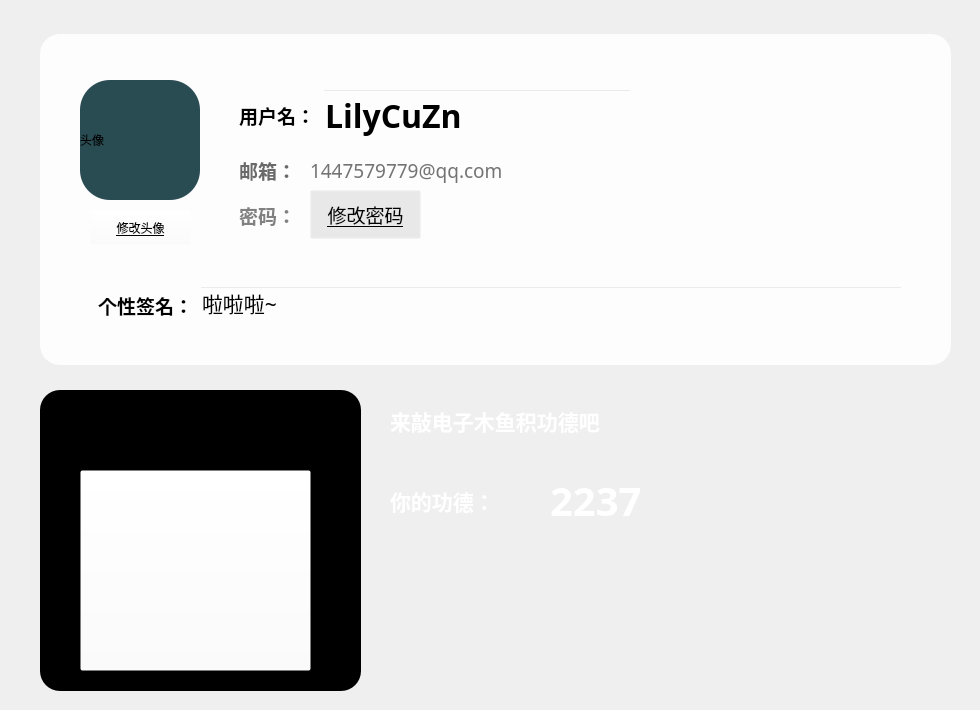
     <widget class="QWidget" name="page_4">
      <widget class="QFrame" name="frame_17">
       <property name="geometry">
        <rect>
         <x>30</x>
         <y>20</y>
         <width>941</width>
         <height>681</height>
        </rect>
       </property>
       <property name="styleSheet">
        <string notr="true">background-color: rgba(255, 255, 255, 0);</string>
       </property>
       <property name="frameShape">
        <enum>QFrame::StyledPanel</enum>
       </property>
       <property name="frameShadow">
        <enum>QFrame::Raised</enum>
       </property>
       <widget class="QFrame" name="frame_motto_1">
        <property name="geometry">
         <rect>
          <x>50</x>
          <y>230</y>
          <width>841</width>
          <height>111</height>
         </rect>
        </property>
        <property name="styleSheet">
         <string notr="true"/>
        </property>
        <layout class="QVBoxLayout" name="verticalLayout_5">
         <item>
          <widget class="QFrame" name="frame_motto">
           <property name="sizePolicy">
            <sizepolicy hsizetype="Preferred" vsizetype="Expanding">
             <horstretch>0</horstretch>
             <verstretch>1</verstretch>
            </sizepolicy>
           </property>
           <layout class="QHBoxLayout" name="horizontalLayout_17">
            <item>
             <widget class="QLabel" name="label_My_name_3">
              <property name="sizePolicy">
               <sizepolicy hsizetype="Expanding" vsizetype="Preferred">
                <horstretch>1</horstretch>
                <verstretch>0</verstretch>
               </sizepolicy>
              </property>
              <property name="font">
               <font>
                <family>微软雅黑</family>
                <pointsize>14</pointsize>
                <weight>75</weight>
                <italic>false</italic>
                <bold>true</bold>
               </font>
              </property>
              <property name="styleSheet">
               <string notr="true"/>
              </property>
              <property name="text">
               <string>个性签名：</string>
              </property>
             </widget>
            </item>
            <item>
             <widget class="QLineEdit" name="lineEdit_modify_motto">
              <property name="sizePolicy">
               <sizepolicy hsizetype="Expanding" vsizetype="Fixed">
                <horstretch>8</horstretch>
                <verstretch>0</verstretch>
               </sizepolicy>
              </property>
              <property name="font">
               <font>
                <family>微软雅黑</family>
                <pointsize>16</pointsize>
               </font>
              </property>
              <property name="text">
               <string>啦啦啦~</string>
              </property>
             </widget>
            </item>
           </layout>
          </widget>
         </item>
        </layout>
       </widget>
       <widget class="QLabel" name="label_user_avatar">
        <property name="geometry">
         <rect>
          <x>50</x>
          <y>60</y>
          <width>120</width>
          <height>120</height>
         </rect>
        </property>
        <property name="styleSheet">
         <string notr="true">border-radius:30px;
background-color: rgb(41, 75, 82);</string>
        </property>
        <property name="text">
         <string>头像</string>
        </property>
       </widget>
       <widget class="QPushButton" name="pushButton_modify_avatar">
        <property name="geometry">
         <rect>
          <x>60</x>
          <y>190</y>
          <width>101</width>
          <height>35</height>
         </rect>
        </property>
        <property name="minimumSize">
         <size>
          <width>0</width>
          <height>35</height>
         </size>
        </property>
        <property name="styleSheet">
         <string notr="true">font: 12pt &quot;微软雅黑&quot;;
text-decoration: underline;</string>
        </property>
        <property name="text">
         <string>修改头像</string>
        </property>
       </widget>
       <widget class="QFrame" name="frame_name">
        <property name="geometry">
         <rect>
          <x>200</x>
          <y>60</y>
          <width>411</width>
          <height>71</height>
         </rect>
        </property>
        <layout class="QHBoxLayout" name="horizontalLayout_15">
         <item>
          <widget class="QLabel" name="label_My_name">
           <property name="sizePolicy">
            <sizepolicy hsizetype="Expanding" vsizetype="Preferred">
             <horstretch>1</horstretch>
             <verstretch>0</verstretch>
            </sizepolicy>
           </property>
           <property name="font">
            <font>
             <family>微软雅黑</family>
             <pointsize>14</pointsize>
             <weight>75</weight>
             <bold>true</bold>
            </font>
           </property>
           <property name="styleSheet">
            <string notr="true"/>
           </property>
           <property name="text">
            <string>用户名：</string>
           </property>
          </widget>
         </item>
         <item>
          <widget class="QLineEdit" name="lineEdit_modify_name">
           <property name="sizePolicy">
            <sizepolicy hsizetype="Expanding" vsizetype="Fixed">
             <horstretch>4</horstretch>
             <verstretch>0</verstretch>
            </sizepolicy>
           </property>
           <property name="font">
            <font>
             <family>微软雅黑</family>
             <pointsize>24</pointsize>
             <weight>75</weight>
             <bold>true</bold>
            </font>
           </property>
           <property name="text">
            <string>LilyCuZn</string>
           </property>
          </widget>
         </item>
        </layout>
       </widget>
       <widget class="QFrame" name="frame_email">
        <property name="geometry">
         <rect>
          <x>200</x>
          <y>120</y>
          <width>71</width>
          <height>61</height>
         </rect>
        </property>
        <layout class="QHBoxLayout" name="horizontalLayout_16">
         <item>
          <widget class="QLabel" name="label_My_name_2">
           <property name="sizePolicy">
            <sizepolicy hsizetype="Expanding" vsizetype="Preferred">
             <horstretch>1</horstretch>
             <verstretch>0</verstretch>
            </sizepolicy>
           </property>
           <property name="font">
            <font>
             <family>微软雅黑</family>
             <pointsize>14</pointsize>
             <weight>75</weight>
             <bold>true</bold>
            </font>
           </property>
           <property name="styleSheet">
            <string notr="true">color: rgb(106, 106, 106);</string>
           </property>
           <property name="text">
            <string>邮箱：</string>
           </property>
          </widget>
         </item>
        </layout>
       </widget>
       <widget class="QLabel" name="label_3">
        <property name="geometry">
         <rect>
          <x>10</x>
          <y>14</y>
          <width>911</width>
          <height>331</height>
         </rect>
        </property>
        <property name="styleSheet">
         <string notr="true">background-color: rgba(255, 255, 255, 220);
border-radius:20px;</string>
        </property>
        <property name="text">
         <string/>
        </property>
       </widget>
       <widget class="QFrame" name="frame_password">
        <property name="geometry">
         <rect>
          <x>200</x>
          <y>170</y>
          <width>71</width>
          <height>51</height>
         </rect>
        </property>
        <property name="sizePolicy">
         <sizepolicy hsizetype="Expanding" vsizetype="Preferred">
          <horstretch>0</horstretch>
          <verstretch>0</verstretch>
         </sizepolicy>
        </property>
        <layout class="QHBoxLayout" name="horizontalLayout_4">
         <item>
          <widget class="QLabel" name="label_13">
           <property name="sizePolicy">
            <sizepolicy hsizetype="Preferred" vsizetype="Preferred">
             <horstretch>1</horstretch>
             <verstretch>0</verstretch>
            </sizepolicy>
           </property>
           <property name="font">
            <font>
             <family>微软雅黑</family>
             <pointsize>14</pointsize>
             <weight>75</weight>
             <bold>true</bold>
            </font>
           </property>
           <property name="styleSheet">
            <string notr="true">color: rgb(129, 129, 129);</string>
           </property>
           <property name="text">
            <string>密码：</string>
           </property>
          </widget>
         </item>
        </layout>
       </widget>
       <widget class="QPushButton" name="pushButton_P_modify_password">
        <property name="geometry">
         <rect>
          <x>280</x>
          <y>170</y>
          <width>111</width>
          <height>49</height>
         </rect>
        </property>
        <property name="sizePolicy">
         <sizepolicy hsizetype="Expanding" vsizetype="Expanding">
          <horstretch>1</horstretch>
          <verstretch>0</verstretch>
         </sizepolicy>
        </property>
        <property name="minimumSize">
         <size>
          <width>95</width>
          <height>0</height>
         </size>
        </property>
        <property name="palette">
         <palette>
          <active>
           <colorrole role="Button">
            <brush brushstyle="SolidPattern">
             <color alpha="0">
              <red>255</red>
              <green>255</green>
              <blue>255</blue>
             </color>
            </brush>
           </colorrole>
           <colorrole role="Base">
            <brush brushstyle="SolidPattern">
             <color alpha="0">
              <red>255</red>
              <green>255</green>
              <blue>255</blue>
             </color>
            </brush>
           </colorrole>
           <colorrole role="Window">
            <brush brushstyle="SolidPattern">
             <color alpha="0">
              <red>255</red>
              <green>255</green>
              <blue>255</blue>
             </color>
            </brush>
           </colorrole>
          </active>
          <inactive>
           <colorrole role="Button">
            <brush brushstyle="SolidPattern">
             <color alpha="0">
              <red>255</red>
              <green>255</green>
              <blue>255</blue>
             </color>
            </brush>
           </colorrole>
           <colorrole role="Base">
            <brush brushstyle="SolidPattern">
             <color alpha="0">
              <red>255</red>
              <green>255</green>
              <blue>255</blue>
             </color>
            </brush>
           </colorrole>
           <colorrole role="Window">
            <brush brushstyle="SolidPattern">
             <color alpha="0">
              <red>255</red>
              <green>255</green>
              <blue>255</blue>
             </color>
            </brush>
           </colorrole>
          </inactive>
          <disabled>
           <colorrole role="Button">
            <brush brushstyle="SolidPattern">
             <color alpha="0">
              <red>255</red>
              <green>255</green>
              <blue>255</blue>
             </color>
            </brush>
           </colorrole>
           <colorrole role="Base">
            <brush brushstyle="SolidPattern">
             <color alpha="0">
              <red>255</red>
              <green>255</green>
              <blue>255</blue>
             </color>
            </brush>
           </colorrole>
           <colorrole role="Window">
            <brush brushstyle="SolidPattern">
             <color alpha="0">
              <red>255</red>
              <green>255</green>
              <blue>255</blue>
             </color>
            </brush>
           </colorrole>
          </disabled>
         </palette>
        </property>
        <property name="font">
         <font>
          <family>微软雅黑</family>
          <pointsize>14</pointsize>
          <underline>true</underline>
         </font>
        </property>
        <property name="layoutDirection">
         <enum>Qt::LeftToRight</enum>
        </property>
        <property name="styleSheet">
         <string notr="true">QPushButton:pressed{
	text-decoration: underline;
	padding-left:5px;
	padding-top:5px;
}</string>
        </property>
        <property name="text">
         <string>修改密码</string>
        </property>
        <property name="checkable">
         <bool>true</bool>
        </property>
        <property name="checked">
         <bool>true</bool>
        </property>
       </widget>
       <widget class="QLabel" name="label_my_emali_address">
        <property name="geometry">
         <rect>
          <x>280</x>
          <y>120</y>
          <width>334</width>
          <height>61</height>
         </rect>
        </property>
        <property name="sizePolicy">
         <sizepolicy hsizetype="Expanding" vsizetype="Preferred">
          <horstretch>5</horstretch>
          <verstretch>0</verstretch>
         </sizepolicy>
        </property>
        <property name="font">
         <font>
          <family>微软雅黑</family>
          <pointsize>14</pointsize>
         </font>
        </property>
        <property name="styleSheet">
         <string notr="true">color: rgb(115, 115, 115);</string>
        </property>
        <property name="text">
         <string>1447579779@qq.com</string>
        </property>
       </widget>
       <widget class="QFrame" name="frame_23">
        <property name="geometry">
         <rect>
          <x>10</x>
          <y>370</y>
          <width>321</width>
          <height>301</height>
         </rect>
        </property>
        <property name="styleSheet">
         <string notr="true">QFrame#frame_23{
background-color: rgb(0, 0, 0);
border-radius:20px;
}</string>
        </property>
        <property name="frameShape">
         <enum>QFrame::StyledPanel</enum>
        </property>
        <property name="frameShadow">
         <enum>QFrame::Raised</enum>
        </property>
        <widget class="QPushButton" name="pushButton_2">
         <property name="geometry">
          <rect>
           <x>40</x>
           <y>80</y>
           <width>231</width>
           <height>201</height>
          </rect>
         </property>
         <property name="styleSheet">
          <string notr="true">border-image: url(:/pictures/pictures/muyu_1.png);</string>
         </property>
         <property name="text">
          <string/>
         </property>
        </widget>
        <widget class="QFrame" name="frame_24">
         <property name="geometry">
          <rect>
           <x>140</x>
           <y>130</y>
           <width>120</width>
           <height>41</height>
          </rect>
         </property>
         <property name="styleSheet">
          <string notr="true">border-image: url(:/pictures/pictures/plus_one.jpeg);</string>
         </property>
         <property name="frameShape">
          <enum>QFrame::StyledPanel</enum>
         </property>
         <property name="frameShadow">
          <enum>QFrame::Raised</enum>
         </property>
        </widget>
        <zorder>frame_24</zorder>
        <zorder>pushButton_2</zorder>
       </widget>
       <widget class="QLabel" name="label_8">
        <property name="geometry">
         <rect>
          <x>360</x>
          <y>360</y>
          <width>401</width>
          <height>81</height>
         </rect>
        </property>
        <property name="font">
         <font>
          <family>微软雅黑</family>
          <pointsize>16</pointsize>
          <weight>75</weight>
          <bold>true</bold>
         </font>
        </property>
        <property name="styleSheet">
         <string notr="true">color: rgb(255, 255, 255);</string>
        </property>
        <property name="text">
         <string>来敲电子木鱼积功德吧</string>
        </property>
       </widget>
       <widget class="QLabel" name="label_17">
        <property name="geometry">
         <rect>
          <x>360</x>
          <y>440</y>
          <width>151</width>
          <height>81</height>
         </rect>
        </property>
        <property name="font">
         <font>
          <family>微软雅黑</family>
          <pointsize>16</pointsize>
          <weight>75</weight>
          <bold>true</bold>
         </font>
        </property>
        <property name="styleSheet">
         <string notr="true">color: rgb(255, 255, 255);</string>
        </property>
        <property name="text">
         <string>你的功德：</string>
        </property>
       </widget>
       <widget class="QLabel" name="label_merits">
        <property name="geometry">
         <rect>
          <x>520</x>
          <y>440</y>
          <width>151</width>
          <height>81</height>
         </rect>
        </property>
        <property name="font">
         <font>
          <family>微软雅黑</family>
          <pointsize>30</pointsize>
          <weight>75</weight>
          <bold>true</bold>
         </font>
        </property>
        <property name="styleSheet">
         <string notr="true">color: rgb(255, 255, 255);</string>
        </property>
        <property name="text">
         <string>2237</string>
        </property>
       </widget>
       <zorder>label_3</zorder>
       <zorder>frame_password</zorder>
       <zorder>frame_name</zorder>
       <zorder>frame_email</zorder>
       <zorder>pushButton_modify_avatar</zorder>
       <zorder>label_user_avatar</zorder>
       <zorder>pushButton_P_modify_password</zorder>
       <zorder>frame_motto_1</zorder>
       <zorder>label_my_emali_address</zorder>
       <zorder>frame_23</zorder>
       <zorder>label_8</zorder>
       <zorder>label_17</zorder>
       <zorder>label_merits</zorder>
      </widget>
     </widget>
